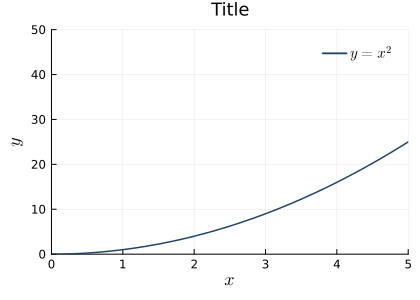

Write Julia code to recreate this figure.
using Plots
using LaTeXStrings

plot(
  size = (420,300),
  title = "Title",
  xlabel = L"x",
  ylabel = L"y",
  titlefontsize = 12,
  guidefont = 12,
  legendfontsize = 10,
  tickfontsize = 8,
  background_color = :transparent,
  foreground_color_legend = :transparent,
)

plot!(
  x -> x^2,
  xlims = (0,5),
  ylims = (0,50),
  label = L"y = x^2",
  lw = 1.5,
  lc = "#224466",
)

savefig("./plots.svg")